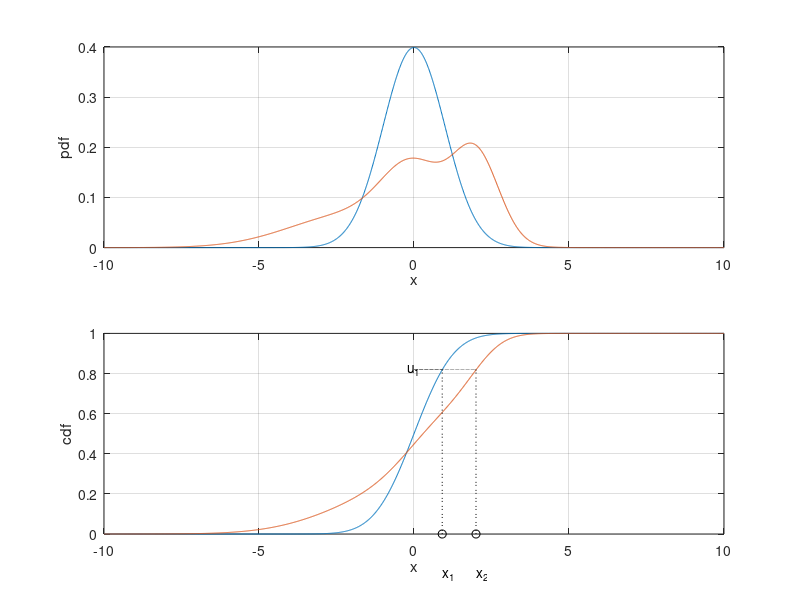

Reproduce this figure in MATLAB.
x = -10:0.01:10;
y1 = normpdf(x, 0, 1);
y2 = normcdf(x, 0, 1);

y1h = (normpdf(x, 0, 1) + normpdf(x, -2, 2) + normpdf(x, 2, 0.75))/3;
y2h = (normcdf(x, 0, 1) + normcdf(x, -2, 2) + normcdf(x, 2, 0.75))/3;

u1 = 0.82; %rand;

i1 = find(y2 <=u1);
x1 = x(i1(end));
i2 = find(y2h<=u1);
x2 = x(i2(end));

subplot(2,1,1);
plot(x,y1);
hold on;
plot(x,y1h);
hold off;
grid on;
ylabel('pdf');
xlabel('x');

subplot(2,1,2);
plot(x,y2);
hold on;
plot(x,y2h);
ylabel('cdf');
xlabel('x');


xX1 = 0:0.01:x1;
xX2 = 0:0.01:x2;

plot(xX1, u1*ones(size(xX1)), 'k:');
plot(xX2, u1*ones(size(xX2)), 'k:');

uU1 = 0:0.01:u1;

plot(x1*ones(size(uU1)),uU1, 'k:');
plot(x2*ones(size(uU1)),uU1, 'k:');


plot(x1,0, 'ko');
plot(x2,0, 'ko');

%plot(x1,u1, 'ko');
%plot(x2,u1, 'ko');

text(x1,-0.2, 'x_1');
text(x2,-0.2, 'x_2');
text(-0.2,u1, 'u_1');
%annotation('arrow', [.3 .5], [.6 .5]); 

hold off;
grid on;
saveas(gcf,'inveseMethod.png')
